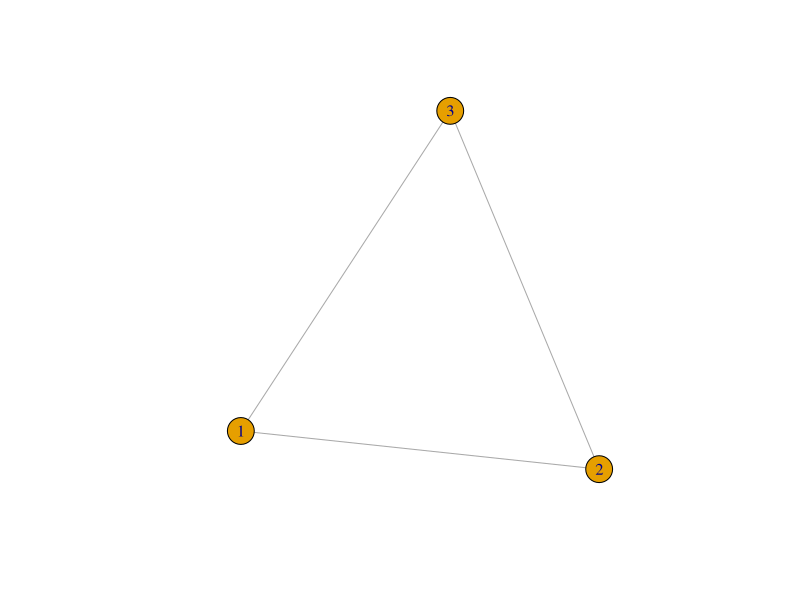
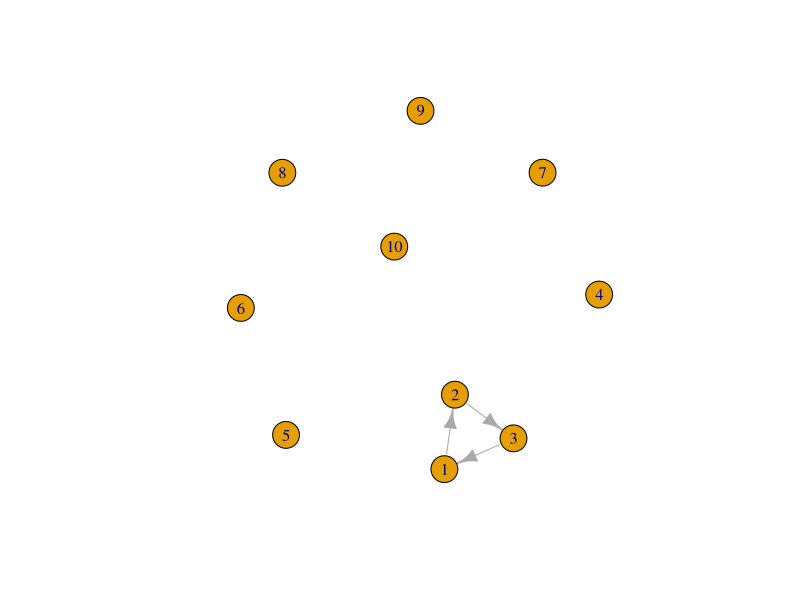
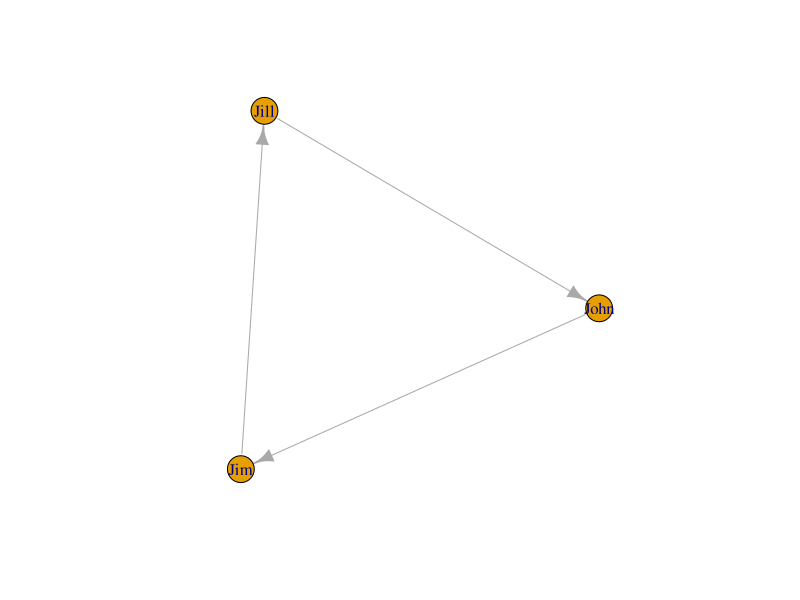
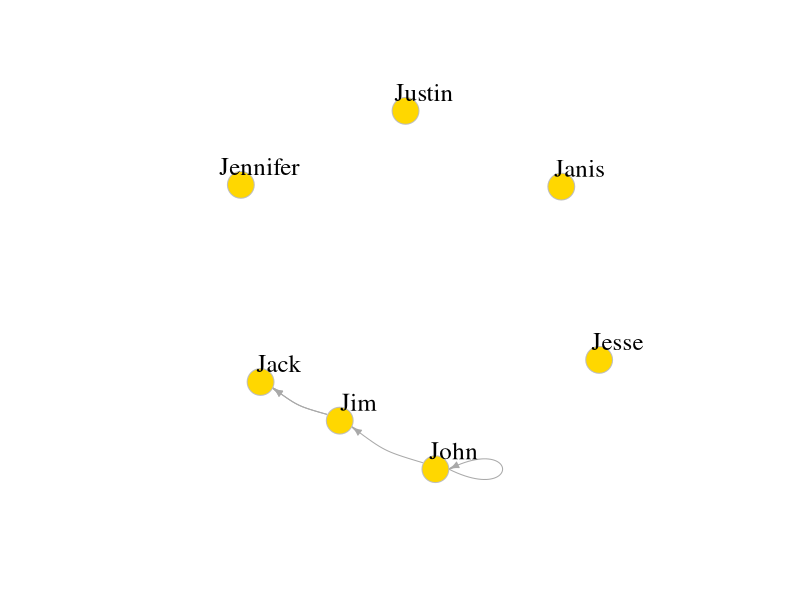
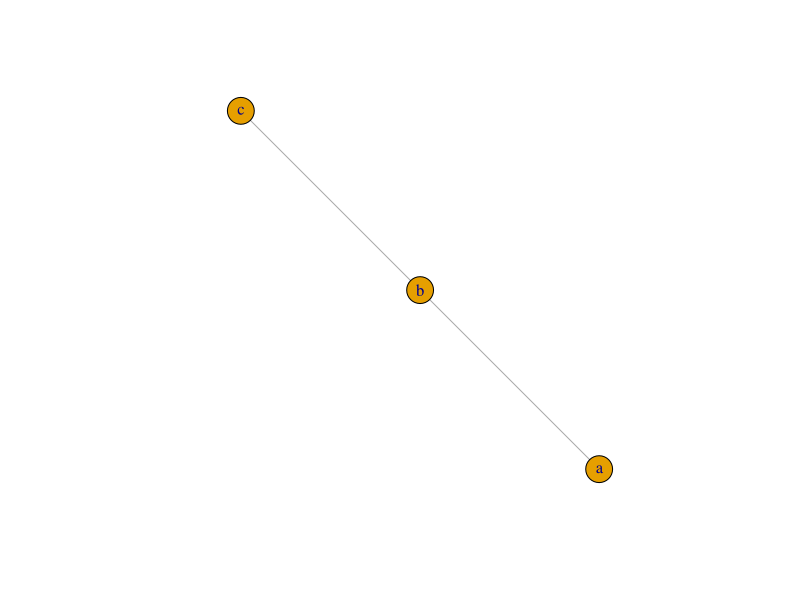
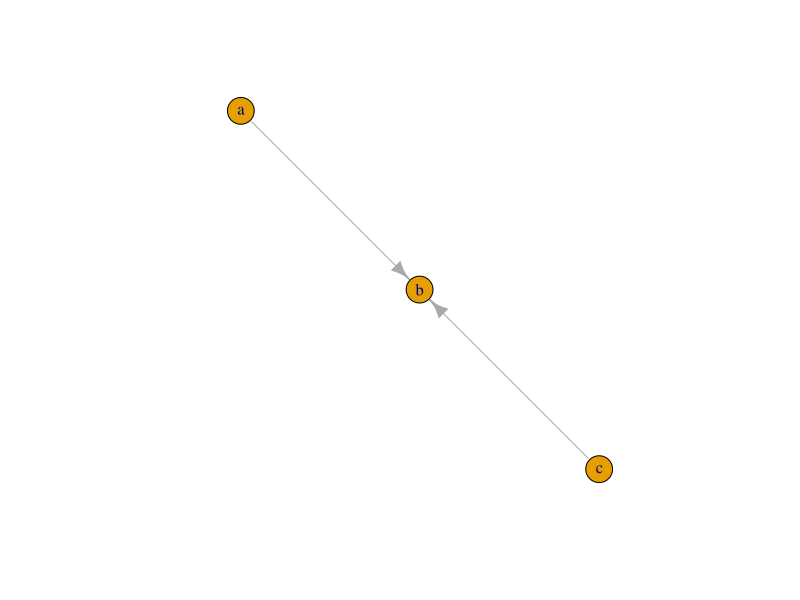
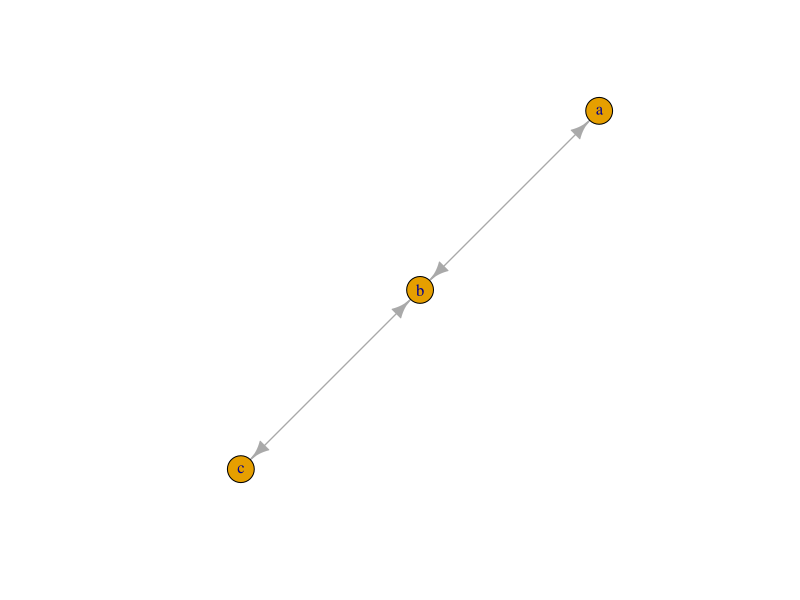
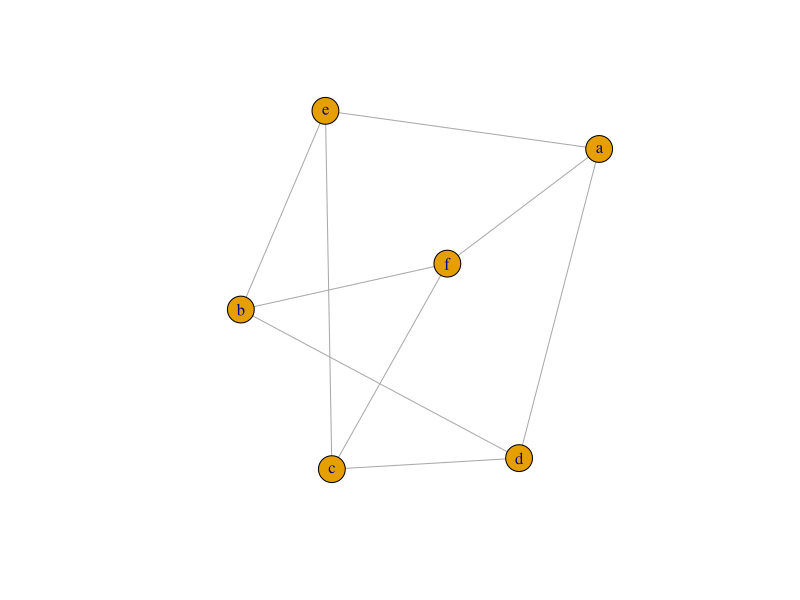

The R source for these figures, in order:

rm(list = ls()) # Remove all the objects we created so far.

library(igraph) # Load the igraph package


#  ------->> Create networks --------

g1 <- graph( edges=c(1,2, 2,3, 3,1), n=3, directed=F ) # an undirected graph with 3 edges
# The numbers are interpreted as vertex IDs, so the edges are 1-->2, 2-->3, 3-->1
plot(g1) # A simple plot of the network - we'll talk more about plots later
class(g1)
g1

g2 <- graph( edges=c(1,2, 2,3, 3,1), n=10 ) # now with 10 vertices, and directed by default
plot(g2)   
g2

g3 <- graph( c("John", "Jim", "Jim", "Jill", "Jill", "John")) # named vertices
# When the edge list has vertex names, the number of nodes is not needed
plot(g3)
g3

g4 <- graph( c("John", "Jim", "Jim", "Jack", "Jim", "Jack", "John", "John"), 
             isolates=c("Jesse", "Janis", "Jennifer", "Justin") )  
# In named graphs we can specify isolates by providing a list of their names.

plot(g4, edge.arrow.size=.5, vertex.color="gold", vertex.size=15, 
     vertex.frame.color="gray", vertex.label.color="black", 
     vertex.label.cex=1.5, vertex.label.dist=2, edge.curved=0.2) 

# Small graphs can also be generated with a description of this kind:
# '-' for undirected tie, "+-' or "-+" for directed ties pointing left & right, 
# "++" for a symmetric tie, and ":" for sets of vertices

plot(graph_from_literal(a---b, b---c)) # the number of dashes doesn't matter
plot(graph_from_literal(a--+b, b+--c))
plot(graph_from_literal(a+-+b, b+-+c)) 
plot(graph_from_literal(a:b:c---d:f:e))

gl <- graph_from_literal(a-b-c-d-e-f, a-g-h-b, h-e:f:i, j)
plot(gl)



#  ------->> Edge, vertex, and network attributes --------

# Access vertices and edges:
E(g4) # The edges of the object
V(g4) # The vertices of the object


# You can examine the network matrix directly:
g4[]
g4[1,] 

# Add attributes to the network, vertices, or edges:
V(g4)$name # automatically generated when we created the network.
V(g4)$gender <- c("male", "male", "male", "male", "female", "female", "male")
E(g4)$type <- "email" # Edge attribute, assign "email" to all edges
E(g4)$weight <- 10    # Edge weight, setting all existing edges to 10

# Examine attributes
edge_attr(g4)
vertex_attr(g4)
graph_attr(g4)

# Another way to set attributes
# (you can similarly use set_edge_attr(), set_vertex_attr(), etc.)
g4 <- set_graph_attr(g4, "name", "Email Network")
g4 <- set_graph_attr(g4, "something", "A thing")

graph_attr_names(g4)
graph_attr(g4, "name")
graph_attr(g4)

g4 <- delete_graph_attr(g4, "something")
graph_attr(g4)

plot(g4, edge.arrow.size=.5, vertex.label.color="black", vertex.label.dist=1.5,
     vertex.color=c( "pink", "skyblue")[1+(V(g4)$gender=="male")] ) 

# g4 has two edges going from Jim to Jack, and a loop from John to himself.
# We can simplify our graph to remove loops & multiple edges between the same nodes.
# Use 'edge.attr.comb' to indicate how edge attributes are to be combined - possible 
# options include "sum", "mean", "prod" (product), min, max, first/last (selects 
# the first/last edge's attribute). Option "ignore" says the attribute should be 
# disregarded and dropped.

g4s <- simplify( g4, remove.multiple = T, remove.loops = F, 
                 edge.attr.comb=list(weight="sum", type="ignore") )
plot(g4s, vertex.label.dist=1.5)
g4s

# Let's take a look at the description of the igraph object.
# Those will typically start with up to four letters:
# 1. D or U, for a directed or undirected graph
# 2. N for a named graph (where nodes have a name attribute)
# 3. W for a weighted graph (where edges have a weight attribute)
# 4. B for a bipartite (two-mode) graph (where nodes have a type attribute)
#
# The two numbers that follow refer to the number of nodes and edges in the graph. 
# The description also lists graph, node & edge attributes, for example:
# (g/c) - graph-level character attribute
# (v/c) - vertex-level character attribute
# (e/n) - edge-level numeric attribute


# ------->> Specific graphs and graph models --------

# Empty graph
eg <- make_empty_graph(40)
plot(eg, vertex.size=10, vertex.label=NA)

# Full graph
fg <- make_full_graph(40)
plot(fg, vertex.size=10, vertex.label=NA)

# Star graph 
st <- make_star(40)
plot(st, vertex.size=10, vertex.label=NA) 

# Tree graph
tr <- make_tree(40, children = 3, mode = "undirected")
plot(tr, vertex.size=10, vertex.label=NA) 

# Ring graph
rn <- make_ring(40)
plot(rn, vertex.size=10, vertex.label=NA)

# Erdos-Renyi random graph 
# ('n' is number of nodes, 'm' is the number of edges)
er <- sample_gnm(n=100, m=40) 
plot(er, vertex.size=6, vertex.label=NA)  

# Watts-Strogatz small-world graph
# Creates a lattice with 'dim' dimensions of 'size' nodes each, and rewires edges 
# randomly with probability 'p'. You can allow 'loops' and 'multiple' edges.
# The neighborhood in which edges are connected is 'nei'.
sw <- sample_smallworld(dim=2, size=10, nei=1, p=0.1)
plot(sw, vertex.size=6, vertex.label=NA, layout=layout_in_circle)
 
# Barabasi-Albert preferential attachment model for scale-free graphs
# 'n' is number of nodes, 'power' is the power of attachment (1 is linear)
# 'm' is the number of edges added on each time step 
 ba <-  sample_pa(n=100, power=1, m=1,  directed=F)
 plot(ba, vertex.size=6, vertex.label=NA)
 
#igraph can also give you some notable historical graphs. For instance:
 zach <- graph("Zachary") # the Zachary carate club
 plot(zach, vertex.size=10, vertex.label=NA)
 
  # Rewiring a graph
 # 'each_edge()' is a rewiring method that changes the edge endpoints
 # uniformly randomly with a probability 'prob'.
 rn.rewired <- rewire(rn, each_edge(prob=0.1))
 plot(rn.rewired, vertex.size=10, vertex.label=NA)
 
 # Rewire to connect vertices to other vertices at a certain distance. 
 rn.neigh = connect.neighborhood(rn, 5)
 plot(rn.neigh, vertex.size=8, vertex.label=NA) 
 
 
 # Combine graphs (disjoint union, assuming separate vertex sets): %du%
 plot(rn, vertex.size=10, vertex.label=NA) 
 plot(tr, vertex.size=10, vertex.label=NA) 
 plot(rn %du% tr, vertex.size=10, vertex.label=NA) 
